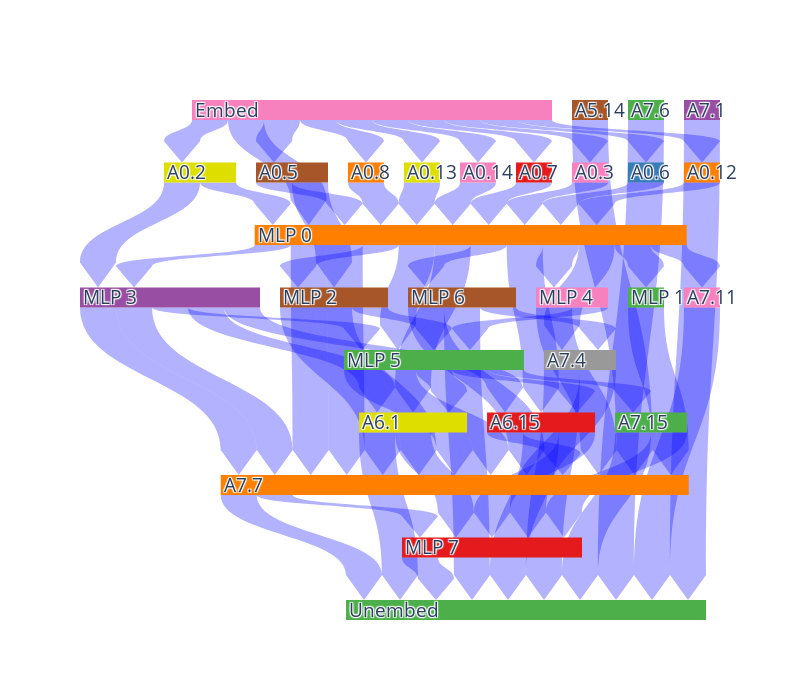

Source (notebook cell):
### Code cell
test_model(patched_ablated_model, train_loader)

### Figure 1 — Plotly figure (JSON) as saved in the notebook; plotly's stock layout.template omitted (floating-point values rounded to 4 significant figures; data arrays with more than 128 entries replaced by an {"elided": "..."} marker saying what was removed)
{"data": [{"arrangement": "perpendicular", "domain": {"y": [0, 1]}, "link": {"arrowlen": 25, "color": ["rgba(0,0,255,0.3)", "rgba(0,0,255,0.3)", "rgba(0,0,255,0.3)", "rgba(0,0,255,0.3)", "rgba(0,0,255,0.3)", "rgba(0,0,255,0.3)", "rgba(0,0,255,0.3)", "rgba(0,0,255,0.3)", "rgba(0,0,255,0.3)", "rgba(0,0,255,0.3)", "rgba(0,0,255,0.3)", "rgba(0,0,255,0.3)", "rgba(0,0,255,0.3)", "rgba(0,0,255,0.3)", "rgba(0,0,255,0.3)", "rgba(0,0,255,0.3)", "rgba(0,0,255,0.3)", "rgba(0,0,255,0.3)", "rgba(0,0,255,0.3)", "rgba(0,0,255,0.3)", "rgba(0,0,255,0.3)", "rgba(0,0,255,0.3)", "rgba(0,0,255,0.3)", "rgba(0,0,255,0.3)", "rgba(0,0,255,0.3)", "rgba(0,0,255,0.3)", "rgba(0,0,255,0.3)", "rgba(0,0,255,0.3)", "rgba(0,0,255,0.3)", "rgba(0,0,255,0.3)", "rgba(0,0,255,0.3)", "rgba(0,0,255,0.3)", "rgba(0,0,255,0.3)", "rgba(0,0,255,0.3)", "rgba(0,0,255,0.3)", "rgba(0,0,255,0.3)", "rgba(0,0,255,0.3)", "rgba(0,0,255,0.3)", "rgba(0,0,255,0.3)", "rgba(0,0,255,0.3)", "rgba(0,0,255,0.3)", "rgba(0,0,255,0.3)", "rgba(0,0,255,0.3)", "rgba(0,0,255,0.3)", "rgba(0,0,255,0.3)", "rgba(0,0,255,0.3)", "rgba(0,0,255,0.3)", "rgba(0,0,255,0.3)", "rgba(0,0,255,0.3)", "rgba(0,0,255,0.3)", "rgba(0,0,255,0.3)", "rgba(0,0,255,0.3)", "rgba(0,0,255,0.3)", "rgba(0,0,255,0.3)", "rgba(0,0,255,0.3)", "rgba(0,0,255,0.3)", "rgba(0,0,255,0.3)", "rgba(0,0,255,0.3)", "rgba(0,0,255,0.3)", "rgba(0,0,255,0.3)", "rgba(0,0,255,0.3)", "rgba(0,0,255,0.3)", "rgba(0,0,255,0.3)", "rgba(0,0,255,0.3)", "rgba(0,0,255,0.3)", "rgba(0,0,255,0.3)", "rgba(0,0,255,0.3)", "rgba(0,0,255,0.3)"], "label": ["A0.7->MLP 0<br>None<br>1.00", "A7.4->Resid End<br>None<br>1.00", "A7.15->MLP 7<br>None<br>1.00", "Resid Start->A0.5.Q<br>None<br>1.00", "Resid Start->A0.8.Q<br>None<br>1.00", "A7.4->MLP 7<br>None<br>1.00", "MLP 3->A6.15.V<br>None<br>1.00", "A7.11->Resid End<br>None<br>1.00", "A0.14->MLP 0<br>None<br>1.00", "MLP 6->Resid End<br>None<br>1.00", "MLP 0->MLP 6<br>None<br>1.00", "MLP 0->A7.7.K<br>None<br>1.00", "MLP 3->A6.1.V<br>None<br>1.00", "Resid Start->A0.6.Q<br>None<br>1.00", "MLP 6->A7.4.K<br>None<br>1.00", "A0.5->MLP 0<br>None<br>1.00", "A0.13->MLP 0<br>None<br>1.00", "Resid Start->MLP 0<br>None<br>1.00", "MLP 1->A7.7.V<br>None<br>1.00", "A0.8->MLP 0<br>None<br>1.00", "A6.15->A7.7.Q<br>None<br>1.00", "MLP 0->MLP 4<br>None<br>1.00", "A7.15->Resid End<br>None<br>1.00", "MLP 3->A7.7.V<br>None<br>1.00", "MLP 6->A7.7.V<br>None<br>1.00", "A7.7->Resid End<br>None<br>1.00", "MLP 4->A7.7.V<br>None<br>1.00", "A0.3->MLP 0<br>None<br>1.00", "MLP 5->A7.7.K<br>None<br>1.00", "MLP 0->MLP 1<br>None<br>1.00", "MLP 3->A7.7.K<br>None<br>1.00", "MLP 5->A6.15.V<br>None<br>1.00", "A0.2->MLP 0<br>None<br>1.00", "A5.14->A7.7.K<br>None<br>1.00", "MLP 0->A7.4.V<br>None<br>1.00", "MLP 3->MLP 5<br>None<br>1.00", "MLP 7->Resid End<br>None<br>1.00", "MLP 0->A7.7.V<br>None<br>1.00", "MLP 5->A7.15.V<br>None<br>1.00", "MLP 4->MLP 5<br>None<br>1.00", "A7.7->MLP 7<br>None<br>1.00", "MLP 0->MLP 3<br>None<br>1.00", "MLP 5->A6.1.V<br>None<br>1.00", "MLP 2->A7.7.V<br>None<br>1.00", "Resid Start->A0.13.Q<br>None<br>1.00", "A0.6->MLP 0<br>None<br>1.00", "MLP 0->A6.1.K<br>None<br>1.00", "A6.1->Resid End<br>None<br>1.00", "MLP 0->A7.11.V<br>None<br>1.00", "MLP 2->A7.7.K<br>None<br>1.00", "A0.2->MLP 3<br>None<br>1.00", "MLP 0->MLP 5<br>None<br>1.00", "Resid Start->A0.12.Q<br>None<br>1.00", "A6.1->MLP 7<br>None<br>1.00", "MLP 0->MLP 2<br>None<br>1.00", "MLP 5->A7.7.V<br>None<br>1.00", "MLP 2->MLP 5<br>None<br>1.00", "Resid Start->A0.14.Q<br>None<br>1.00", "Resid Start->A0.7.Q<br>None<br>1.00", "A7.1->Resid End<br>None<br>1.00", "A0.5->MLP 2<br>None<br>1.00", "MLP 0->A6.15.V<br>None<br>1.00", "Resid Start->A0.2.Q<br>None<br>1.00", "A6.15->Resid End<br>None<br>1.00", "A0.12->MLP 0<br>None<br>1.00", "A7.6->Resid End<br>None<br>1.00", "Resid Start->A0.3.Q<br>None<br>1.00", "A6.15->MLP 7<br>None<br>1.00"], "source": [27, 109, 102, 65, 65, 109, 61, 92, 20, 137, 94, 94, 61, 65, 137, 106, 13, 65, 126, 7, 132, 94, 102, 61, 137, 34, 124, 48, 19, 94, 61, 19, 28, 43, 94, 61, 134, 94, 19, 124, 34, 94, 19, 45, 65, 81, 94, 14, 94, 45, 28, 94, 65, 14, 94, 19, 45, 65, 65, 33, 106, 94, 65, 132, 117, 4, 65, 132], "target": [94, 73, 134, 106, 7, 134, 132, 73, 94, 73, 137, 34, 14, 81, 109, 94, 94, 94, 34, 94, 34, 124, 73, 34, 34, 73, 34, 94, 34, 126, 34, 132, 94, 34, 109, 19, 73, 34, 102, 19, 134, 61, 14, 34, 13, 94, 14, 73, 92, 34, 61, 19, 117, 134, 45, 34, 19, 20, 27, 73, 45, 132, 28, 73, 94, 73, 48, 134], "value": [1, 1, 1, 1, 1, 1, 1, 1, 1, 1, 1, 1, 1, 1, 1, 1, 1, 1, 1, 1, 1, 1, 1, 1, 1, 1, 1, 1, 1, 1, 1, 1, 1, 1, 1, 1, 1, 1, 1, 1, 1, 1, 1, 1, 1, 1, 1, 1, 1, 1, 1, 1, 1, 1, 1, 1, 1, 1, 1, 1, 1, 1, 1, 1, 1, 1, 1, 1]}, "node": {"color": {"elided": "138 str values"}, "label": {"elided": "138 str values"}, "line": {"width": 0}}, "orientation": "v", "type": "sankey"}], "layout": {"height": 700, "plot_bgcolor": "blue", "width": 800}}
